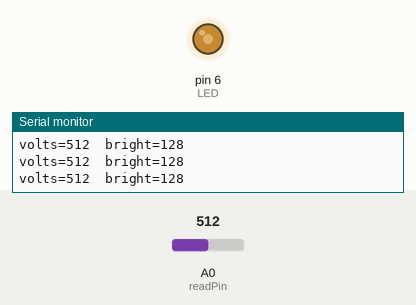
This sketch was run on a simulated Arduino Uno, built with avr-gcc and run on an emulated ATmega328P. Shown: output pins drawn as LEDs (lit = HIGH), the last lines printed to the serial monitor. The test bench sets the inputs (shaded band); at power-on: A0 (readPin) = 512.

Above: at 1.3 s.
1.4 s: A0 (readPin) set to 716
At 1.9 s:
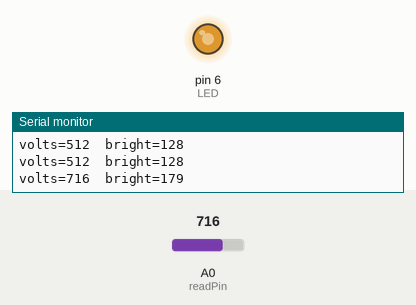
3.0 s: A0 (readPin) set to 900
At 4.2 s:
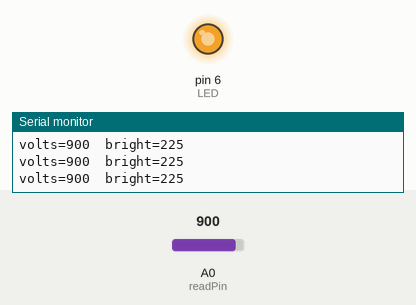
4.5 s: A0 (readPin) set to 122
At 5.5 s:
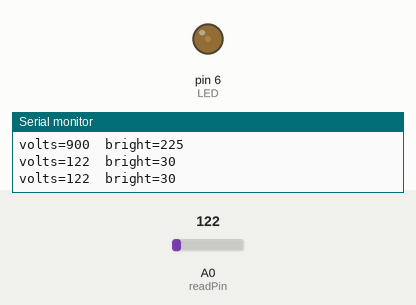
6.0 s: A0 (readPin) set to 0
At 6.7 s:
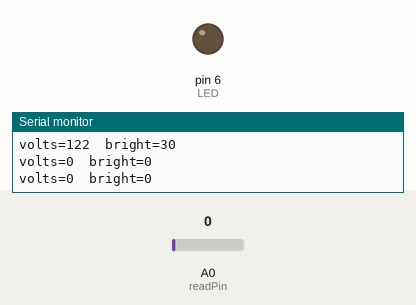
Timing chart, 0 to 8.5 s (numbered marks = the images above; inputs shaded):
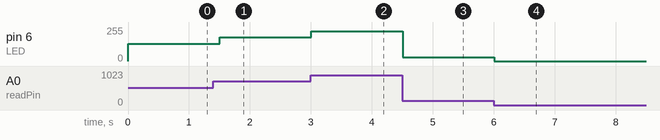

The sketch:

led-dimmer.ino
```cpp
/*
* Program name: LED Dimmer
* Description: This project creates a LED Dimmer program that
*			   will perform an analog read from pin A0
*              and based on the reading (0 - 1023), 1024 possible
*			   values, an analog write will be made to the LED (0-254),
*			   255 possible values.
* Author: ZAND (Zarex Alvin Daria)
* History:
* Date 		Description 		Programmer Name
* 05/6/2021 Started drafting 	ZAND
* 			and completed the
*			program.
*/

int readPin=A0;
int LED=6; // LED pin
int baudRate=9600; // stated value on the Exercise
int waitTime=500; // 0.5 second
int volts=0; // initializing volts variable
int brightness=0; // initializing brightnness variable
int convertValue=4;

void setup()
{
  pinMode(readPin, INPUT);
  pinMode(LED, OUTPUT);
  Serial.begin(baudRate);
}

void loop()
{
  // read the potentiometer input
  volts = analogRead(readPin);
  // calculate LED brightness: readValue /4 (from potentiometer) = writeValue (to LED)
  brightness = volts/convertValue;
  // perform analog write to the LED based on computed brightness
  analogWrite(LED, brightness);
  // print values to the serial monitor
  Serial.print("volts=");
  Serial.print(volts);
  Serial.print("  bright=");
  Serial.print(brightness);
  Serial.println("");
  //Delay for 0.5 second
  delay(waitTime);
}
```

Measured:
- after the input at 1.4 s, pin 6 (LED): 128/255 → 179/255 after 0.10 s
- after the input at 3.0 s, pin 6 (LED): 179/255 → 225/255 at once
- after the input at 4.5 s, pin 6 (LED): 225/255 → 30/255 at once
- after the input at 6.0 s, pin 6 (LED): 30/255 → 0/255 at once
